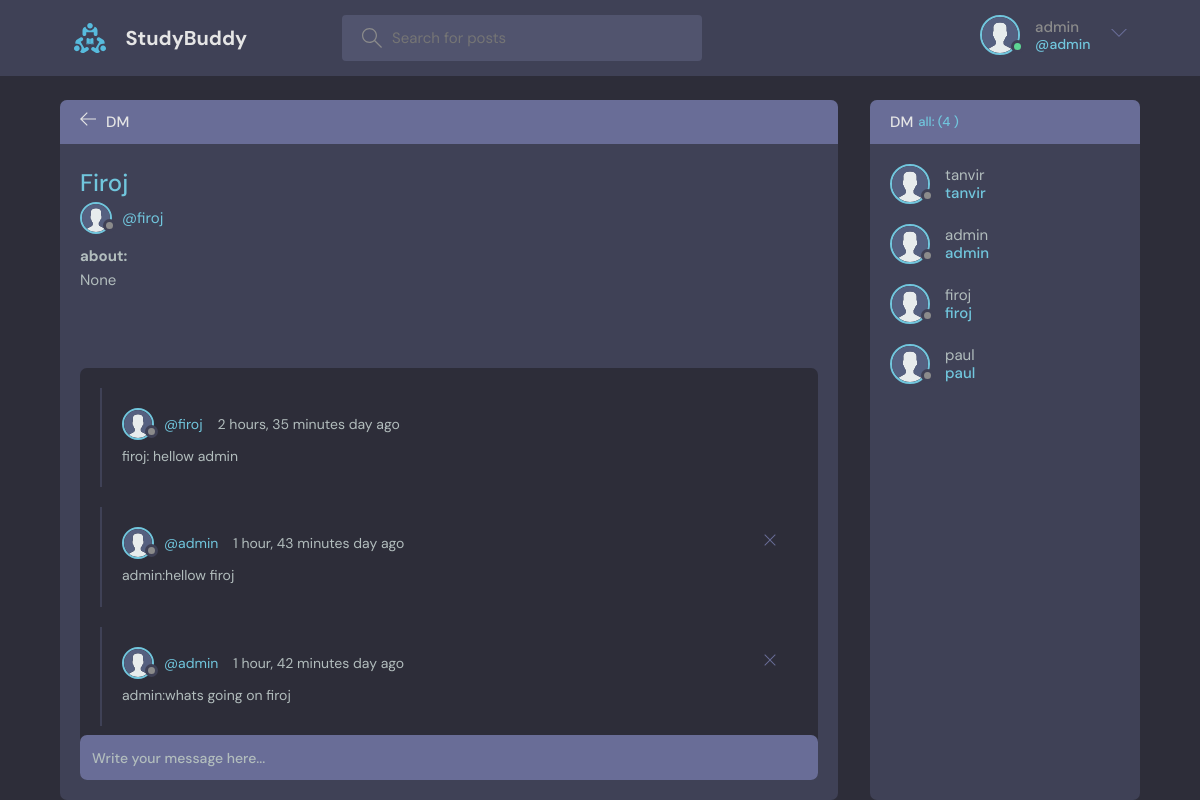
Screenshot of /dm/3/ (signed in) with the database file from the repository.
### base/models.py (models this page shows, shortened)
class User(AbstractUser):
    name = models.CharField(max_length=200, null=True)
    email = models.EmailField(unique=True, null=True)
    bio = models.TextField(null=True)
    avatar = models.ImageField(null=True, default="avatar.svg")
    USERNAME_FIELD = 'email'
    REQUIRED_FIELDS = ['username']  # Add 'username' to REQUIRED_FIELDS

class DirectMessage(models.Model):
    sender = models.ForeignKey(User, on_delete=models.CASCADE,related_name='sent_messages')
    receiver = models.ForeignKey(User, on_delete=models.CASCADE, related_name='received_messages')
    body = models.TextField()
    updated = models.DateTimeField(auto_now=True)
    created = models.DateTimeField(auto_now_add=True)
    class Meta:
        ordering = ['updated', 'created']

### base/views.py (the view, shortened to what this page needs)
# urls.py: path('dm/<str:pk>/',views.dm,name="dm"),
@login_required(login_url='login')
def dm(request,pk):
    user= User.objects.get(id=request.user.id)
    receiver= User.objects.get(id=pk)  #jisse user chat karraha hai use receiver naam kiya hai
    users_with_messages = User.objects.filter(
        Q(sent_messages__sender=user) | Q(received_messages__receiver=user)
    ).union(
        User.objects.filter(
            Q(sent_messages__receiver=user) | Q(received_messages__sender=user)
        )
    )
    print(users_with_messages)
    received_messages = DirectMessage.objects.filter(sender=user, receiver=receiver) | \
                     DirectMessage.objects.filter(sender=receiver, receiver=user)
    context={'received_messages':received_messages,'receiver':receiver,'users_with_messages':users_with_messages}
    return render(request,'base/dm.html',context)

### base/templates/base/dm.html (shortened to what this page needs)
{% extends 'main.html' %}
{% block content %}
{% load static %}
    <main class="profile-page layout layout--2">
      <div class="container">
        <div class="room">
            <div class="room__top">
                <div class="room__topLeft">
                  <a href="{% url 'home' %}">
                    <svg version="1.1" xmlns="http://www.w3.org/2000/svg" width="32" height="32" viewBox="0 0 32 32">
                      <title>arrow-left</title>
                      <path
                        d="M13.723 2.286l-13.723 13.714 13.719 13.714 1.616-1.611-10.96-10.96h27.625v-2.286h-27.625l10.965-10.965-1.616-1.607z"
                      ></path>
                    </svg>
                  </a>
                  <h3>DM</h3>
                </div>
            </div>
          <div class="room__box scroll">
            <div class="room__header scroll">
                <div class="room__info">
                  <h3> {{receiver.name}} </h3>
                </div>
                <div class="room__hosted">
                  <a href="#" class="room__author">
                    <div class="avatar avatar--small">
                      <img src="{% static 'images/avatar.svg' %}" />
                    </div>
                    <span>@{{receiver.username}}</span>
                  </a>
                </div>
                <h6>about: </h6>
                <div class="room__details">
                    {{receiver.bio}}
                  </div>
              </div>
            <div class="room__conversation">
                <div class="threads scroll">
                  {% for message in received_messages %}
                  <div class="thread">
                    <div class="thread__top">
                      <div class="thread__author">
                        <a href="{% url 'user-profile' message.sender.id %}" class="thread__authorInfo">
                          <div class="avatar avatar--small">
                            <img src="{{message.sender.avatar.url}}" />
                          </div>
                          <span>@{{message.sender.username}}</span>
                        </a>
                        <span class="thread__date">{{message.created|timesince}} day ago</span>
                      </div>
                      {% if request.user == message.sender %}
                      <a href="{% url 'delete-dm-message' message.id %}" >
                        <div class="thread__delete">
                          <svg version="1.1" xmlns="http://www.w3.org/2000/svg" width="32" height="32" viewBox="0 0 32 32">
                            <title>remove</title>
                            <path
                              d="M27.314 6.019l-1.333-1.333-9.98 9.981-9.981-9.981-1.333 1.333 9.981 9.981-9.981 9.98 1.333 1.333 9.981-9.98 9.98 9.98 1.333-1.333-9.98-9.98 9.98-9.981z"
                            ></path>
                          </svg>
                        </div>
                      </a>
                      {% endif %}
                    </div>
                    <div class="thread__details">
                      {{message.body}}
                    </div>
                  </div>
                  {% endfor %}
                </div>
            </div>
          </div>
          <div class="room__message">
	    {% if request.user.is_authenticated %}
            <form action="" method="POST">
              <input name="body" placeholder="Write your message here..." />
            </form>
	    {% endif %}
          </div>
        </div>
        <div class="participants">
            <h3 class="participants__top">DM <span>all: ({{users_with_messages.count}} )</span></h3>
            <div class="participants__list scroll">
              {% for user in users_with_messages %}
              <a href="{% url 'dm' user.id %}" class="participant">
                <div class="avatar avatar--medium">
                  <img src="{% static 'images/avatar.svg' %}" />
                </div>
                <p>
                  {{user.username}}
                  <span>{{user.username}}</span>
                </p>
              </a>
              {% endfor %}
            </div>
          </div>
      </div>
    </main>
  {% endblock %}

### templates/navbar.html (shortened to what this page needs)
{% load static %}
<header class="header header--loggedIn">
    <div class="container">
        <a href="{% url 'home' %}" class="header__logo">
            <img src="{% static 'images/logo.svg' %}" />
            <h1>StudyBuddy</h1>
        </a>
        <form class="header__search" method="GET" action="{% url 'home' %}">
            <label>
                <input name="q" placeholder="Search for posts" />
            </label>
        </form>
        <nav class="header__menu">
            {% if request.user.is_authenticated %}
            <div class="header__user">
                <a href="{% url 'update-user' %}">
                    <div class="avatar avatar--medium active">
                        <img src="{{request.user.avatar.url}}" />
                    </div>
                    <p>{{request.user.username}} <span>@{{request.user.username}}</span></p>
                </a>
                <button class="dropdown-button">
                    <svg version="1.1" xmlns="http://www.w3.org/2000/svg" width="32" height="32" viewBox="0 0 32 32">
                        <title>chevron-down</title>
                        <path d="M16 21l-13-13h-3l16 16 16-16h-3l-13 13z"></path>
                    </svg>
                </button>
            </div>
            {% else %}
            <a href="{% url 'login' %}">
                <img src="{% static 'images/avatar.svg' %}" />
                <p>Login</p>
            </a>
            {% endif %}
        </nav>
    </div>
</header>

### rows the page displays
User: user.avatar (placeholder picture), user.username "admin", username "admin"
User: name "Firoj", username "firoj", bio "None"
DirectMessage: sender.avatar (placeholder picture), sender.username "firoj", created "2 hours, 35 minutes", body "firoj: hellow admin"
DirectMessage: sender.avatar (placeholder picture), sender.username "admin", created "1 hour, 43 minutes", body "admin:hellow firoj"
DirectMessage: sender.avatar (placeholder picture), sender.username "admin", created "1 hour, 42 minutes", body "admin:whats going on firoj"
User: username "tanvir"
User: username "paul"

### other values shown
{{ users_with_messages.count }} "4"
